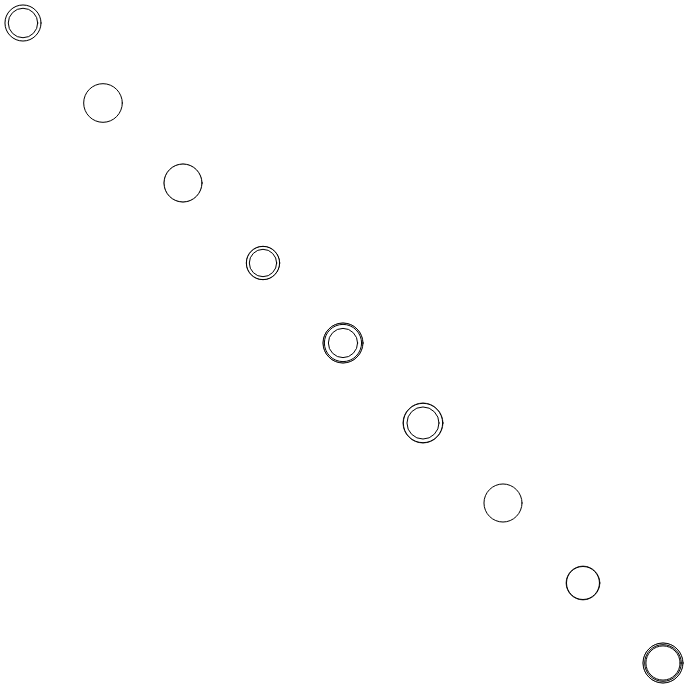
Frame 1 (no input)
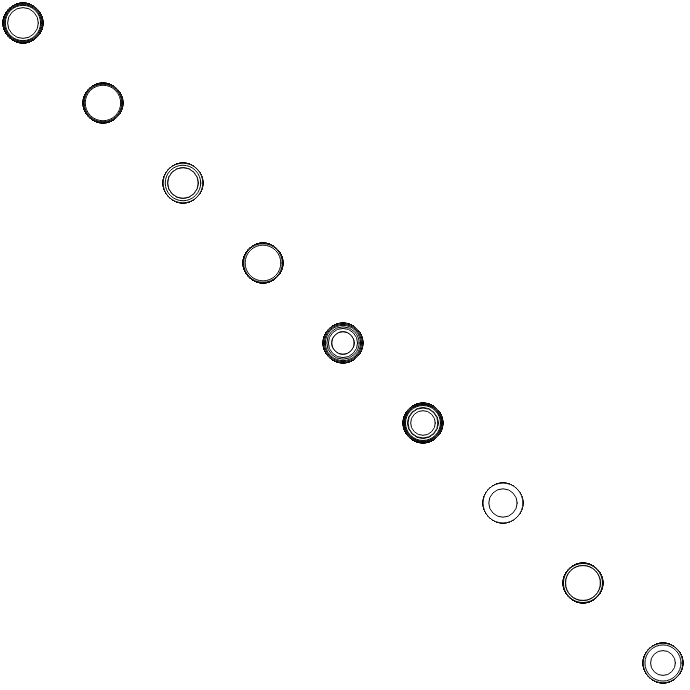
Frame 60 (no input)
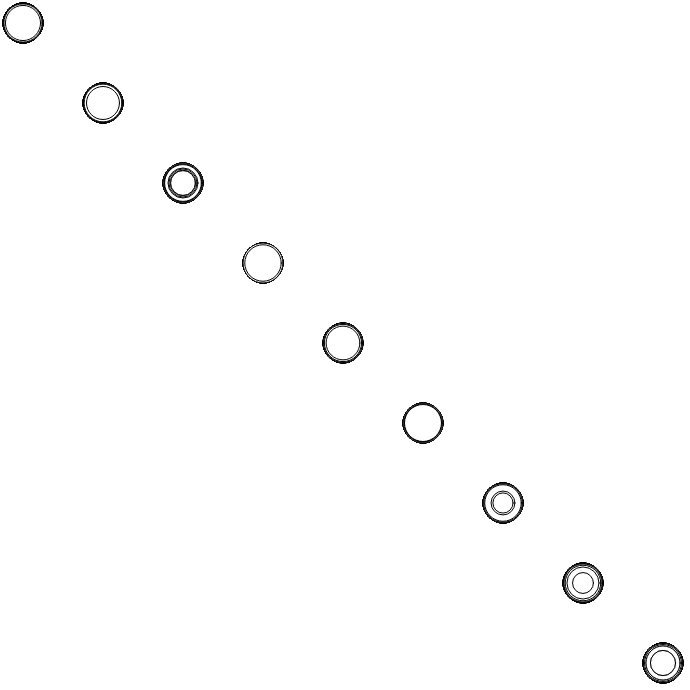
Frame 120 (the mouse pressed at the canvas centre since frame 60)

The p5.js sketch that drew these frames (run headless with seeded random() and noise() and a simulated clock; from frame 60 on, the mouse is pressed at the canvas centre):

// p5.js sketch
// ── sketch.js
function setup() {
  createCanvas(690,690)
}

function draw() {
  for(var i=0; i<10; i++){
    for(var j=0; j<10; j++){
    ellipse(23+ i*80,23+ i*80, random(20,40))
    }
  }
}
